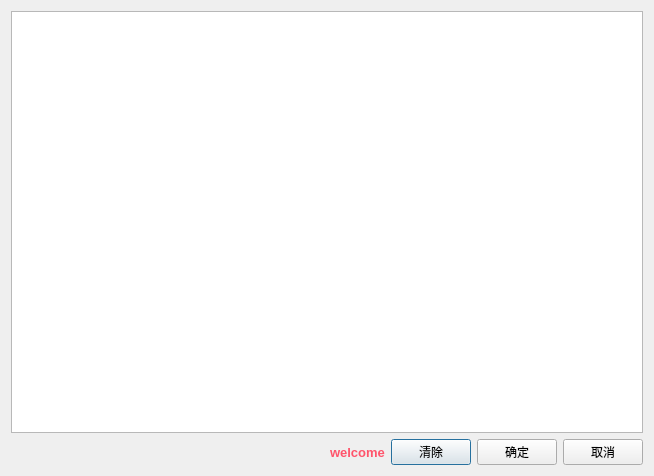
<?xml version="1.0" encoding="UTF-8"?>
<ui version="4.0">
 <class>labelprint_goodinfo_add_dialog</class>
 <widget class="QDialog" name="labelprint_goodinfo_add_dialog">
  <property name="geometry">
   <rect>
    <x>0</x>
    <y>0</y>
    <width>654</width>
    <height>476</height>
   </rect>
  </property>
  <property name="windowTitle">
   <string>Dialog</string>
  </property>
  <property name="styleSheet">
   <string notr="true"/>
  </property>
  <layout class="QVBoxLayout" name="verticalLayout">
   <item>
    <widget class="QTableView" name="tableView"/>
   </item>
   <item>
    <layout class="QHBoxLayout" name="horizontalLayout">
     <item>
      <spacer name="horizontalSpacer">
       <property name="orientation">
        <enum>Qt::Horizontal</enum>
       </property>
       <property name="sizeHint" stdset="0">
        <size>
         <width>40</width>
         <height>20</height>
        </size>
       </property>
      </spacer>
     </item>
     <item>
      <widget class="QLabel" name="label">
       <property name="styleSheet">
        <string notr="true">color:#ff546b;
font:bold 10pt;</string>
       </property>
       <property name="text">
        <string>welcome</string>
       </property>
      </widget>
     </item>
     <item>
      <widget class="lds_toolbar_button_nowrap" name="pushButton_clear">
       <property name="text">
        <string>清除</string>
       </property>
      </widget>
     </item>
     <item>
      <widget class="lds_toolbar_button_nowrap" name="pushButton">
       <property name="text">
        <string>确定</string>
       </property>
       <property name="icon">
        <iconset resource="../res.qrc">
         <normaloff>:/image/ok.png</normaloff>:/image/ok.png</iconset>
       </property>
      </widget>
     </item>
     <item>
      <widget class="lds_toolbar_button_nowrap" name="pushButton_2">
       <property name="text">
        <string>取消</string>
       </property>
       <property name="icon">
        <iconset resource="../res.qrc">
         <normaloff>:/image/exit.png</normaloff>:/image/exit.png</iconset>
       </property>
      </widget>
     </item>
    </layout>
   </item>
  </layout>
 </widget>
 <customwidgets>
  <customwidget>
   <class>lds_toolbar_button_nowrap</class>
   <extends>QPushButton</extends>
   <header>lds_toolbar_button_nowrap.h</header>
  </customwidget>
 </customwidgets>
 <resources>
  <include location="../res.qrc"/>
 </resources>
 <connections>
  <connection>
   <sender>pushButton</sender>
   <signal>clicked()</signal>
   <receiver>labelprint_goodinfo_add_dialog</receiver>
   <slot>accept()</slot>
   <hints>
    <hint type="sourcelabel">
     <x>270</x>
     <y>276</y>
    </hint>
    <hint type="destinationlabel">
     <x>148</x>
     <y>266</y>
    </hint>
   </hints>
  </connection>
  <connection>
   <sender>pushButton_2</sender>
   <signal>clicked()</signal>
   <receiver>labelprint_goodinfo_add_dialog</receiver>
   <slot>reject()</slot>
   <hints>
    <hint type="sourcelabel">
     <x>373</x>
     <y>280</y>
    </hint>
    <hint type="destinationlabel">
     <x>190</x>
     <y>285</y>
    </hint>
   </hints>
  </connection>
 </connections>
</ui>
